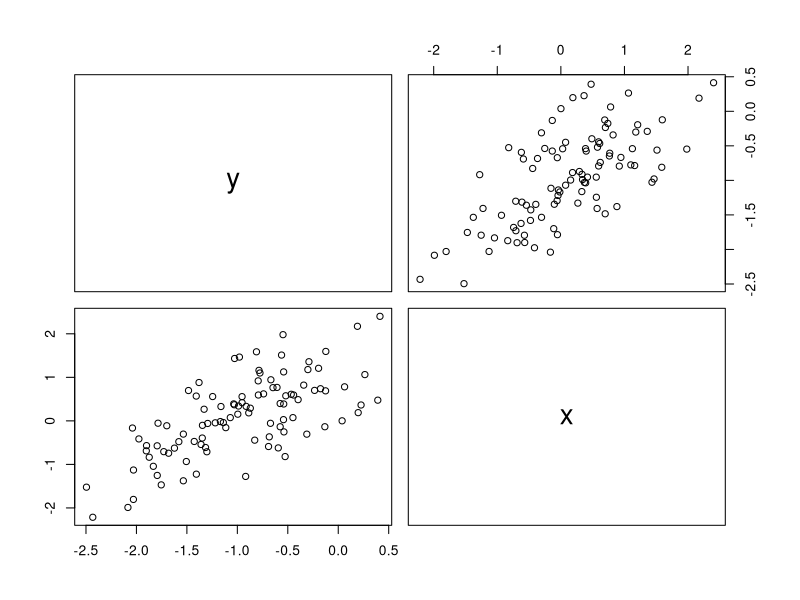

This figure's R source:
set.seed(1)
x=rnorm(100)
eps=rnorm(100, mean = 0, sd = 0.5)
y=-1 + 0.5 * x + eps
y.length=length(y)
beta0=-1
beta1=0.5
pairs(y~x)
lm.fit1=lm(y~x)
beta.hat0=-1.01884630695388
beta.hat1=0.499469806914036
abline(lm.fit1, col = "blue", lwd = 2)
abline(a = beta0, b = beta1, col = "red", lwd = 2, lty = 2)
legend("topleft", legend = c("Least squares", "Population line"),col = c("blue", "red"), lwd = 2, lty = c(1,2), bty="n")
lm.fit2=lm(y ~ x + I(x**2))
MC1=2
MC2=1
MC3=2
MC4=3
